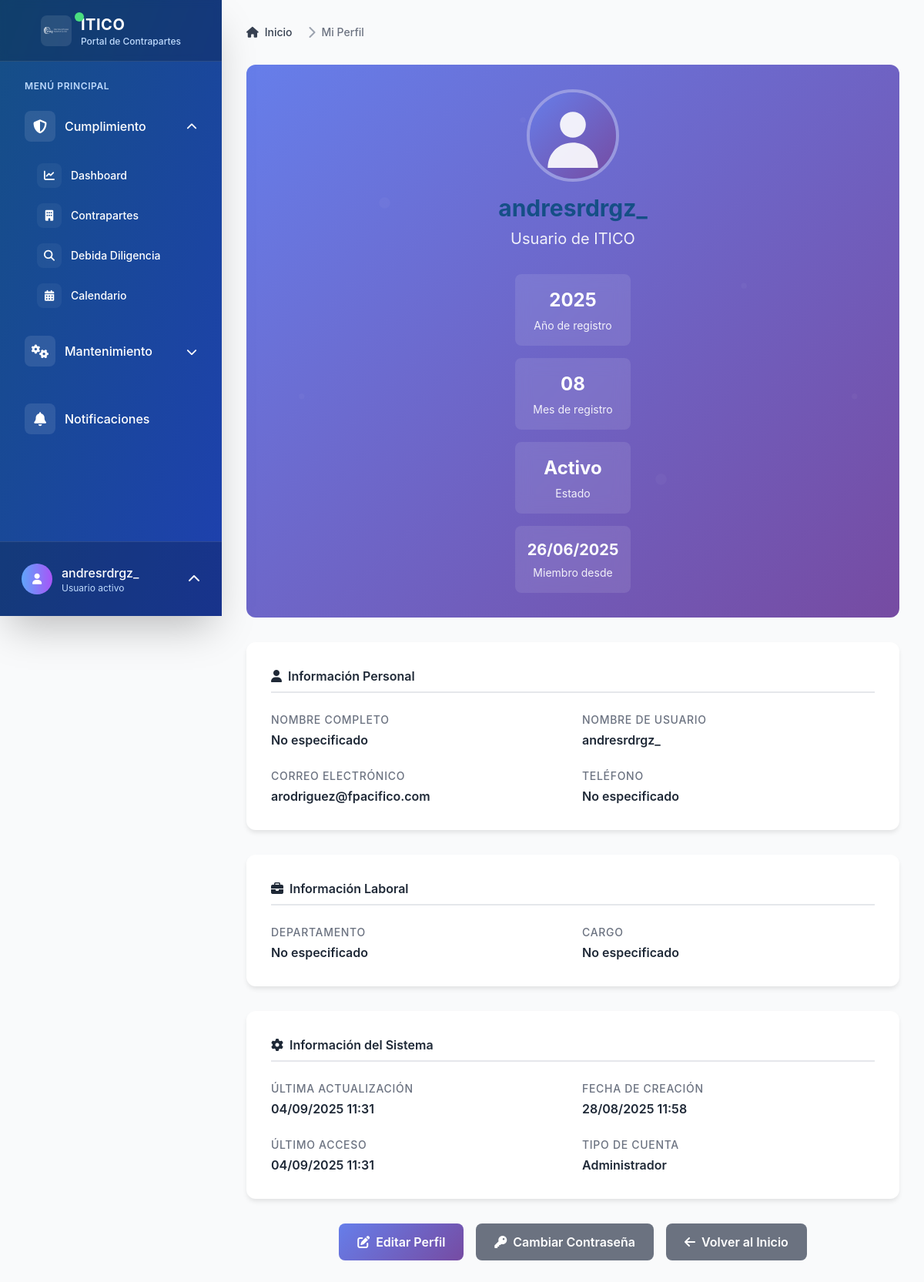
The app's page /usuarios/perfil/ver/ (signed in) with its own data.
### usuarios/models.py (models this page shows, shortened)
class UserProfile(models.Model):
    user = models.OneToOneField(User, on_delete=models.CASCADE, related_name='profile')
    profile_picture = models.ImageField(
        upload_to='usuarios/profile_pictures/',
        blank=True,
        null=True,
        verbose_name='Foto de perfil'
    )
    phone = models.CharField(
        max_length=20,
        blank=True,
        null=True,
        verbose_name='Teléfono'
    )
    department = models.CharField(
        max_length=100,
        blank=True,
        null=True,
        verbose_name='Departamento'
    )
    position = models.CharField(
        max_length=100,
        blank=True,
        null=True,
        verbose_name='Cargo'
    )
    created_at = models.DateTimeField(auto_now_add=True, verbose_name='Fecha de creación')
    updated_at = models.DateTimeField(auto_now=True, verbose_name='Última actualización')
    class Meta:
        verbose_name = 'Perfil de Usuario'
        verbose_name_plural = 'Perfiles de Usuario'
        ordering = ['-updated_at']
    def get_profile_picture_url(self):
        if self.profile_picture:
            return self.profile_picture.url
        return '/static/images/default-avatar.svg'
    def get_display_name(self):
        return self.user.get_full_name() or self.user.username

### usuarios/views.py (the view)
# urls.py: path('perfil/ver/', views.profile_view, name='profile_view'),
@login_required
def profile_view(request):
    profile = get_object_or_404(UserProfile, user=request.user)
    context = {
        'profile': profile,
        'active_tab': 'view'
    }
    return render(request, 'usuarios/profile_view.html', context)

### usuarios/templates/usuarios/profile_view.html (shortened to what this page needs)
{% extends 'base.html' %}
{% load static %}
{% block breadcrumb %}
<nav class="flex mb-8" aria-label="Breadcrumb">
    <ol class="inline-flex items-center space-x-1 md:space-x-3">
        <li class="inline-flex items-center">
            <a href="{% url 'home' %}" class="inline-flex items-center text-sm font-medium text-gray-700 hover:text-blue-600">
                <i class="fas fa-home mr-2"></i>
                Inicio
            </a>
        </li>
        <li>
            <div class="flex items-center">
                <i class="fas fa-chevron-right text-gray-400 mx-2"></i>
                <span class="text-sm font-medium text-gray-500">Mi Perfil</span>
            </div>
        </li>
    </ol>
</nav>
{% endblock %}
{% block content %}
<div class="max-w-4xl mx-auto">
    <div class="profile-header">
        <div class="relative z-10 flex flex-col items-center text-center">
            <img src="{{ profile.get_profile_picture_url }}" alt="Foto de perfil" class="profile-picture-large">
            <h1 class="text-3xl font-bold mb-2">{{ profile.get_display_name }}</h1>
            <p class="text-xl opacity-90 mb-4">
                {% if profile.position %}
                    {{ profile.position }}
                    {% if profile.department %} • {{ profile.department }}{% endif %}
                {% else %}
                    Usuario de ITICO
                {% endif %}
            </p>
            <div class="stats-grid">
                <div class="stat-item">
                    <div class="stat-number">{{ user.date_joined|date:"Y" }}</div>
                    <div class="stat-label">Año de registro</div>
                </div>
                <div class="stat-item">
                    <div class="stat-number">{{ profile.created_at|date:"m" }}</div>
                    <div class="stat-label">Mes de registro</div>
                </div>
                <div class="stat-item">
                    <div class="stat-number">{{ user.is_active|yesno:"Activo,Inactivo" }}</div>
                    <div class="stat-label">Estado</div>
                </div>
            </div>
            <div class="member-since">
                <div class="date">{{ user.date_joined|date:"d/m/Y" }}</div>
                <div class="label">Miembro desde</div>
            </div>
        </div>
    </div>
    <div class="profile-info-section">
        <h3><i class="fas fa-user mr-2"></i>Información Personal</h3>
        <div class="info-grid">
            <div class="info-item">
                <span class="info-label">Nombre completo</span>
                <span class="info-value">
                    {% if user.get_full_name %}
                        {{ user.get_full_name }}
                    {% else %}
                        <span class="empty">No especificado</span>
                    {% endif %}
                </span>
            </div>
            <div class="info-item">
                <span class="info-label">Nombre de usuario</span>
                <span class="info-value">{{ user.username }}</span>
            </div>
            <div class="info-item">
                <span class="info-label">Correo electrónico</span>
                <span class="info-value">{{ user.email }}</span>
            </div>
            <div class="info-item">
                <span class="info-label">Teléfono</span>
                <span class="info-value">
                    {% if profile.phone %}
                        {{ profile.phone }}
                    {% else %}
                        <span class="empty">No especificado</span>
                    {% endif %}
                </span>
            </div>
        </div>
    </div>
    <div class="profile-info-section">
        <h3><i class="fas fa-briefcase mr-2"></i>Información Laboral</h3>
        <div class="info-grid">
            <div class="info-item">
                <span class="info-label">Departamento</span>
                <span class="info-value">
                    {% if profile.department %}
                        {{ profile.department }}
                    {% else %}
                        <span class="empty">No especificado</span>
                    {% endif %}
                </span>
            </div>
            <div class="info-item">
                <span class="info-label">Cargo</span>
                <span class="info-value">
                    {% if profile.position %}
                        {{ profile.position }}
                    {% else %}
                        <span class="empty">No especificado</span>
                    {% endif %}
                </span>
            </div>
        </div>
    </div>
    <div class="profile-info-section">
        <h3><i class="fas fa-cog mr-2"></i>Información del Sistema</h3>
        <div class="info-grid">
            <div class="info-item">
                <span class="info-label">Última actualización</span>
                <span class="info-value">{{ profile.updated_at|date:"d/m/Y H:i" }}</span>
            </div>
            <div class="info-item">
                <span class="info-label">Fecha de creación</span>
                <span class="info-value">{{ profile.created_at|date:"d/m/Y H:i" }}</span>
            </div>
            <div class="info-item">
                <span class="info-label">Último acceso</span>
                <span class="info-value">{{ user.last_login|date:"d/m/Y H:i"|default:"Nunca" }}</span>
            </div>
            <div class="info-item">
                <span class="info-label">Tipo de cuenta</span>
                <span class="info-value">
                    {% if user.is_superuser %}
                        Administrador
                    {% elif user.is_staff %}
                        Staff
                    {% else %}
                        Usuario
                    {% endif %}
                </span>
            </div>
        </div>
    </div>
    <div class="flex justify-center space-x-4 mt-8">
        <a href="{% url 'usuarios:profile_edit' %}" class="btn-primary">
            <i class="fas fa-edit mr-2"></i>Editar Perfil
        </a>
        <a href="{% url 'usuarios:change_password' %}" class="btn-secondary">
            <i class="fas fa-key mr-2"></i>Cambiar Contraseña
        </a>
        <a href="{% url 'home' %}" class="btn-secondary">
            <i class="fas fa-arrow-left mr-2"></i>Volver al Inicio
        </a>
    </div>
</div>
{% endblock %}

### templates/partials/user_menu.html (shortened to what this page needs)
{% if user.is_authenticated %}
    <div class="p-4 border-t border-white border-opacity-10 bg-black bg-opacity-20 flex-shrink-0">
        <div class="relative">
            <button id="user-menu-button" class="group flex items-center w-full text-white hover:bg-white hover:bg-opacity-10 p-3 rounded-xl transition-all duration-300">
                <div class="flex items-center justify-center w-10 h-10 rounded-full bg-gradient-to-r from-blue-400 to-purple-500 mr-3 group-hover:scale-110 transition-transform duration-300 overflow-hidden">
                    {% if user.profile.profile_picture %}
                        <img src="{{ user.profile.profile_picture.url }}"
                             alt="{{ user.get_full_name|default:user.username }}"
                             class="w-full h-full object-cover">
                    {% else %}
                        <i class="fas fa-user text-sm"></i>
                    {% endif %}
                </div>
                <div class="flex-1 text-left">
                    <p class="font-medium truncate group-hover:translate-x-1 transition-transform duration-300">{{ user.get_full_name|default:user.username }}</p>
                    <p class="text-xs text-blue-200">Usuario activo</p>
                </div>
                <i class="fas fa-chevron-up ml-2 transform group-hover:rotate-180 transition-transform duration-300" id="chevron-icon"></i>
            </button>
        </div>
    </div>
{% endif %}

### static/css/itico.css (style rules this page uses)
:root { --color-primario: #154F86; --color-blanco: #FFFFFF; --color-exito: #10B981; --color-advertencia: #F59E0B; --color-error: #EF4444; --color-info: #3B82F6; --color-fondo: var(--color-blanco); --color-fondo-secundario: #F9FAFB; --color-texto: var(--color-primario); --color-texto-secundario: #6B7280; --color-borde: #E5E7EB; --sombra-sm: 0 1px 2px 0 rgba(0, 0, 0, 0.05); --sombra-md: 0 4px 6px -1px rgba(0, 0, 0, 0.1); --sombra-lg: 0 10px 15px -3px rgba(0, 0, 0, 0.1); }
* { margin: 0; padding: 0; box-sizing: border-box; }
body { background: var(--color-fondo); color: var(--color-texto); font-family: -apple-system, BlinkMacSystemFont, 'Segoe UI', Roboto, Oxygen, Ubuntu, Cantarell, sans-serif; line-height: 1.6; }
h1, h2, h3, h4, h5, h6 { color: var(--color-primario); margin-bottom: 1rem; font-weight: 600; }
h1 { font-size: 2.5rem; }
h3 { font-size: 1.75rem; }
a { color: var(--color-primario); text-decoration: none; transition: color 0.3s ease; }
.p-3 { padding: 0.75rem; }
.p-4 { padding: 1rem; }
.mb-2 { margin-bottom: 0.5rem; }
.mb-4 { margin-bottom: 1rem; }

### usuarios/templates/usuarios/profile_view.html (style rules this page uses)
.profile-header { background: linear-gradient(135deg, #667eea 0%, #764ba2 100%); border-radius: 12px; padding: 2rem; color: white; margin-bottom: 2rem; position: relative; overflow: hidden; }
.profile-header::before { content: ''; position: absolute; top: 0; left: 0; right: 0; bottom: 0; opacity: 0.3; }
.profile-picture-large { width: 120px; height: 120px; border-radius: 50%; object-fit: cover; border: 4px solid rgba(255, 255, 255, 0.3); margin-bottom: 1rem; }
.profile-info-section { background: white; border-radius: 12px; padding: 2rem; box-shadow: 0 4px 6px -1px rgba(0, 0, 0, 0.1); margin-bottom: 2rem; }
.profile-info-section h3 { color: #1f2937; font-weight: 600; margin-bottom: 1.5rem; padding-bottom: 0.5rem; border-bottom: 2px solid #e5e7eb; display: flex; align-items: center; }
.info-grid { display: grid; grid-template-columns: repeat(auto-fit, minmax(250px, 1fr)); gap: 1.5rem; }
.info-item { display: flex; flex-direction: column; }
.info-label { font-weight: 500; color: #6b7280; font-size: 0.875rem; margin-bottom: 0.25rem; text-transform: uppercase; letter-spacing: 0.05em; }
.info-value { color: #1f2937; font-weight: 600; font-size: 1rem; }
.btn-primary { background: linear-gradient(135deg, #667eea 0%, #764ba2 100%); color: white; padding: 0.75rem 1.5rem; border: none; border-radius: 8px; font-weight: 600; cursor: pointer; transition: all 0.3s ease; text-decoration: none; display: inline-block; }
.btn-secondary { background: #6b7280; color: white; padding: 0.75rem 1.5rem; border: none; border-radius: 8px; font-weight: 600; cursor: pointer; transition: all 0.3s ease; text-decoration: none; display: inline-block; }
.stats-grid { display: grid; grid-template-columns: repeat(auto-fit, minmax(150px, 1fr)); gap: 1rem; margin-top: 1rem; }
.stat-item { background: rgba(255, 255, 255, 0.1); border-radius: 8px; padding: 1rem; text-align: center; backdrop-filter: blur(10px); }
.stat-number { font-size: 1.5rem; font-weight: 700; margin-bottom: 0.25rem; }
.stat-label { font-size: 0.875rem; opacity: 0.9; }
.member-since { background: rgba(255, 255, 255, 0.1); border-radius: 8px; padding: 1rem; text-align: center; backdrop-filter: blur(10px); margin-top: 1rem; }
.member-since .date { font-size: 1.25rem; font-weight: 700; margin-bottom: 0.25rem; }
.member-since .label { font-size: 0.875rem; opacity: 0.9; }

### records on screen
UserProfile: get_display_name "andresrdrgz_", created_at "08", updated_at "04/09/2025 11:31", created_at "28/08/2025 11:58"

### other values on screen
{{ user.get_full_name|default:user.username }} "andresrdrgz_"
{{ user.date_joined|date:"Y" }} "2025"
{{ user.is_active|yesno:"Activo,Inactivo" }} "Activo"
{{ user.date_joined|date:"d/m/Y" }} "26/06/2025"
{{ user.username }} "andresrdrgz_"
{{ user.email }} "arodriguez@fpacifico.com"
{{ user.last_login|date:"d/m/Y H:i"|default:"Nunca" }} "04/09/2025 11:31"
